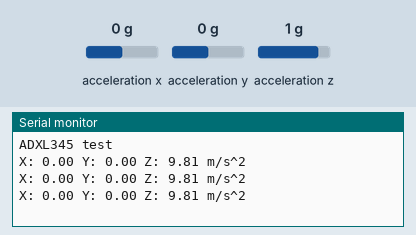
Bench run of a sketch on a simulated Arduino Uno, built with avr-gcc and run on an emulated ATmega328P. Parts: the last lines printed to the serial monitor. The test bench sets the inputs (shaded band); at power-on: acceleration x 0 g, acceleration y 0 g, acceleration z 1 g. The modem accepts every AT command (registered, SIM ready, sends succeed) and sends nothing else.

Above: at 1.2 s.
1.3 s: acceleration x set to -1.4 g
At 3.2 s:
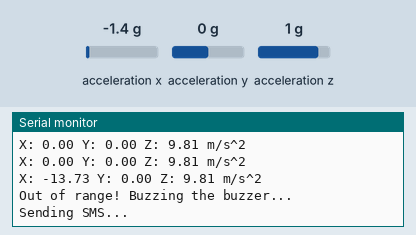
3.5 s: acceleration x set to -0.8 g
At 4.9 s:
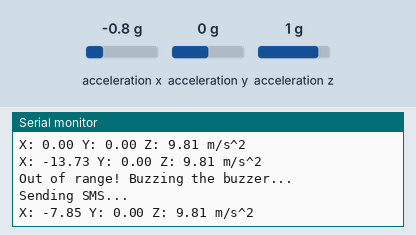
6.5 s: acceleration y set to -1.4 g
At 7.8 s:
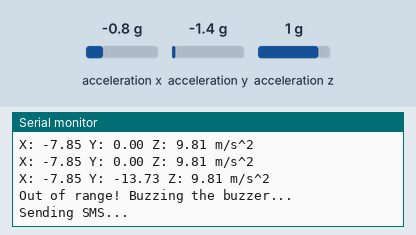
8.0 s: acceleration z set to -1.4 g
At 9.9 s:
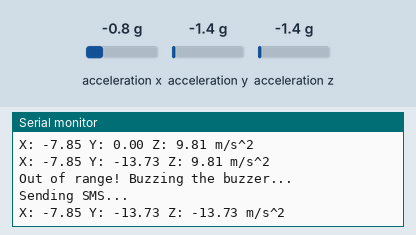
Timing chart, 0 to 10.5 s (numbered marks = the images above; inputs shaded):
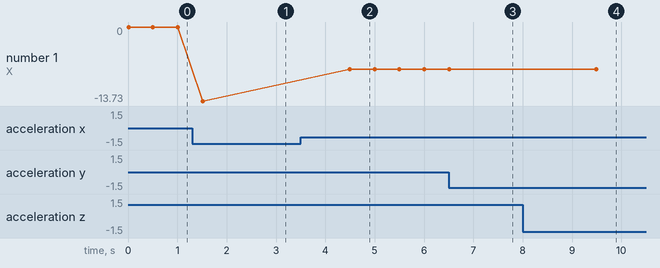

Measured:
- after the input at 1.3 s, the serial monitor: prints a new line after 0.21 s (image 1)
- after the input at 3.5 s, the serial monitor: prints a new line after 1.0 s (image 2)
- after the input at 6.5 s, the serial monitor: prints a new line at once (image 3)
- after the input at 8.0 s, the serial monitor: prints a new line after 1.5 s (image 4)
- plotted number 1: 0 → -13.73 after the input at 1.3 s, -13.73 → -7.85 after the input at 3.5 s

The sketch:

adxl_sim800.ino
```cpp
#include <Wire.h>
#include <Adafruit_Sensor.h>
#include <Adafruit_ADXL345_U.h>
#include <SoftwareSerial.h>

#define MIN_X -8   // Minimum threshold for x-axis
#define MAX_X 8    // Maximum threshold for x-axis
#define MIN_Y -8   // Minimum threshold for y-axis
#define MAX_Y 8    // Maximum threshold for y-axis
#define MIN_Z 4    // Minimum threshold for z-axis
#define MAX_Z 15   // Maximum threshold for z-axis

const int RXPin = 10; // Connect SIM800C TX pin to ESP8266 RX pin D5
const int TXPin = 9;  // Connect SIM800C RX pin to ESP8266 TX pin D4

SoftwareSerial sim800Serial(RXPin, TXPin); // RX, TX

// Initialize the ADXL345 using the Adafruit_ADXL345 class
Adafruit_ADXL345_Unified accel = Adafruit_ADXL345_Unified(12345);

void setup(void) {
  Serial.begin(9600);
  Serial.println("ADXL345 test");

  if (!accel.begin()) {
    Serial.println("Ooops, no ADXL345 detected ... Check your wiring!");
    while (1);
  }

  // Set the range to whatever is appropriate for your project
  accel.setRange(ADXL345_RANGE_16_G);
}

void loop(void) {
  // Get a new sensor event
  sensors_event_t event;
  accel.getEvent(&event);
  float x, y, z;
  readAccelerometer(x, y, z);

  // if (isOutOfRange(x, y, z)) {
  //   Serial.println("Out of range! Buzzing the buzzer...");
  //   // buzzBuzzer(); // Assuming this function is defined elsewhere
  //   delay(1000); // Sound duration
  //   SendMessage(); // Send SMS
  // }
  // x=x+2.5;
  // y-=1.6;
  // Print the acceleration (in m/s^2) from the x, y, and z axes
  Serial.print("X: "); Serial.print(x);
  Serial.print(" Y: "); Serial.print(y);
  Serial.print(" Z: "); Serial.print(z );
  Serial.println(" m/s^2");

  delay(500); // Delay between measurements

if ((x < MIN_X || x > MAX_X )||( y < MIN_Y || y > MAX_Y) ||( z < MIN_Z || z > MAX_Z)) {
    Serial.println("Out of range! Buzzing the buzzer...");
    // tone(buzzer, 1000); // Generate sound
    // delay(1000); // Sound duration
    // noTone(buzzer); // Stop sound
    // delay(1000); // Pause before sending SMS
    SendMessage();
  }
}

void SendMessage() {
  Serial.println("Sending SMS...");
  sim800Serial.begin(9600); // Start SIM800C communication
  delay(500); // Wait for SIM800C to initialize
  sim800Serial.println("AT+CMGF=1"); // Set SMS mode to text
  delay(100);
  sim800Serial.println("AT+CMGS=\"<YOUR_PHONE_NUMBER>\""); // Set the recipient phone number
  delay(100);
  sim800Serial.println("EMERGENCY ALERT MESSAGE");
  delay(100);
  sim800Serial.println("Vehicle Owner -<OWNER>");
  delay(100);
  sim800Serial.println("Vehicle Number-<PLATE>");
  delay(100);
  sim800Serial.println("Accident Location");
  delay(100);
  sim800Serial.println("Latitude-<LAT>");
  delay(100);
  sim800Serial.println("Longitude-<LNG>");
  delay(100);
  sim800Serial.println((char)26); // End SMS
  delay(1000); // Wait for SMS to send
  sim800Serial.end(); // End SIM800C communication
}

void readAccelerometer(float &x, float &y, float &z) {
  sensors_event_t event;
  accel.getEvent(&event);
  x = event.acceleration.x;
  y = event.acceleration.y;
  z = event.acceleration.z;
}
```
